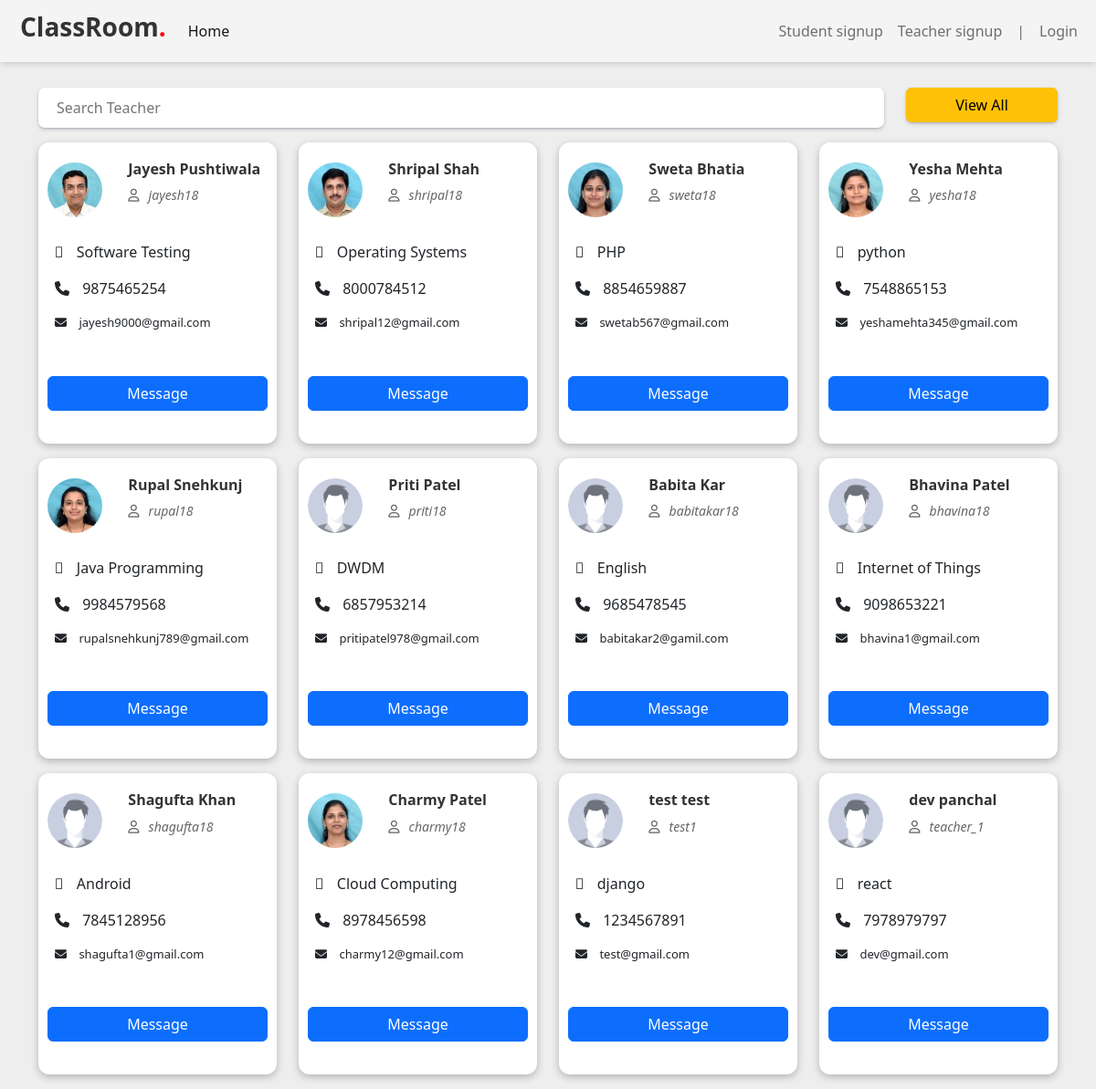
The app's page /classroom/teachers_list/ with its own data.
### classroom/models.py (models this page shows, shortened)
class Teacher(models.Model):
    user = models.OneToOneField(
        User, on_delete=models.CASCADE, primary_key=True, related_name='Teacher')
    name = models.CharField(max_length=250)
    subject_name = models.CharField(max_length=200, blank=True)
    email = models.EmailField(max_length=254)
    phone = models.IntegerField()
    teacher_profile_pic = models.ImageField(
        upload_to="classroom/teacher_profile_pic", blank=True)
    class_students = models.ManyToManyField(Student, through="StudentsInClass")

class User(AbstractUser):
    is_student = models.BooleanField(default=False)
    is_teacher = models.BooleanField(default=False)

### classroom/views.py (the view)
# urls.py: path('teachers_list/',views.teachers_list,name="teachers_list"),
def teachers_list(request):
    query = request.GET.get("q", None)
    qs = Teacher.objects.all()
    if query is not None:
        qs = qs.filter(
            Q(name__icontains=query)
        )
    context = {
        "teachers_list": qs,
    }
    template = "classroom/teachers_list.html"
    return render(request, template, context)

### template/classroom/teachers_list.html
{% extends "classroom/base.html" %} {% load static %} {% block content %}
<div>
    <div class="container">
        <div class="row mt-5 pt-5">
            <div class="col-lg-10">
                <form method='GET' action="{% url 'classroom:teachers_list' %}">
                    <p><input type='search' class="search" name='q' placeholder='Search Teacher'></p>
                </form>
            </div>
            <div class="col-lg-2">
                <a href="{% url 'classroom:teachers_list' %}" class="btn btn-warning w-100" style="box-shadow: rgba(50, 50, 93, 0.25) 0px 2px 5px -1px, rgba(0, 0, 0, 0.3) 0px 1px 3px -1px; ">View
          All</a>
            </div>
        </div>
    </div>
    <div class="container">
        <div class="row d-flex justify-content-start" style="flex-wrap:wrap;">
            {% for teacher in teachers_list %}
            <div class="col-lg-3  col-md-4 mb-3">
                <div class="t-profile-css">
                    <div class="row upper-profile d-flex align-items-center">
                        <div class="col-4">
                            <div class="t-avatar">
                                {% if teacher.teacher_profile_pic %}
                                <img src="{{ teacher.teacher_profile_pic.url }}" alt=""> {% else %}
                                <img src="{% static 'images/avatar.jpg' %}" alt=""> {% endif %}
                            </div>
                        </div>
                        <div class="col-8">
                            <h4>{{ teacher.name }}</h4>
                            <p><i class="far fa-user"></i>{{teacher.user.username }}</p>
                        </div>
                    </div>
                    <div class="profile-details mt-3">
                        <p><i class="fal fa-user-tag"></i> {{ teacher.subject_name }}</p>
                        <p><i class="fa-solid fa-phone"></i> {{teacher.phone }}</p>
                        <p><i class="fa-solid fa-envelope"></i> {{teacher.email }}</p>
                    </div>
                    <br>
                    <a href="{% url 'classroom:write_message' pk=teacher.pk %}">
                        <p class="btn btn-primary btn-x">Message</p>
                    </a>
                </div>
            </div>
            {% endfor %}
        </div>
    </div>
</div>
{% endblock %}

### template/classroom/base.html (shortened to what this page needs)
<!DOCTYPE html> {% load static %}
<html lang="en" dir="ltr">
<head>
    <meta name="viewport" content="width=device-width, initial-scale=1.0"> {% load static %}
    <link rel="stylesheet" href="{% static 'css/aos.scss' %}">
    <link rel="stylesheet" href="https://unpkg.com/aos@next/dist/aos.css" />
    <link rel="stylesheet" href="{% static 'css/bootstrap.min.css' %}">
    <link rel="stylesheet" href="{% static 'css/style.css' %}">
    <link rel="stylesheet" href="https://pro.fontawesome.com/releases/v5.10.0/css/all.css" />
    <link rel="stylesheet" href="https://pro.fontawesome.com/releases/v5.10.0/css/all.css" />
    <link rel="stylesheet" href="https://cdnjs.cloudflare.com/ajax/libs/font-awesome/6.1.1/css/all.min.css"
    />
    <link href="{% static 'fontawesomefree/css/solid.css' %}" rel="stylesheet" type="text/css">
</head>
<body>
    <nav class="navbar navbar-expand-lg bg-light">
        <div class="container-fluid">
            <a class="navbar-brand" href="/">
                <div class="logo">
                    <h2 style="font-weight: 700; color:#333; font-size:28px; padding-left: 10px;">ClassRoom<span style="color:red;">.</span></h2>
                </div>
            </a>
            <div class="collapse navbar-collapse" id="navbarNavDropdown">
                <ul class="navbar-nav">
                    {% if user.is_authenticated %} {% if user.is_student %}
                    <li class="nav-item">
                        <a class="nav-link active" href="/classroom/studentclass/">Classroom</a>
                    </li>
                    &nbsp;
                    <li class="nav-item">
                        <a class="nav-link" href="{% url 'classroom:class_notice' pk=user.pk %}">Notice</a>
                    </li>
                    &nbsp;
                    <li class="nav-item">
                        <a class="nav-link" href="{% url 'classroom:class_assignment' %}">Assignment</a>
                    </li>
                    {% endif %} {% if user.is_teacher %}
                    <li class="nav-item">
                        <a class="nav-link" href="{% url 'classroom:dashboard' %}">Dashbaord</a>
                    </li>
                    {% endif %} {% else %}
                    <li class="nav-item">
                        <a class="nav-link active" aria-current="page" href="/">Home</a>
                    </li>
                    &nbsp; {% endif %}
                </ul>
            </div>
            <div class="d-flex">
                <ul class="navbar-nav">
                    <li class="nav-item dropdown">
                        <a class="nav-link " href="#">
              {% if user.is_authenticated %}
              <span> Hello,{{user.username}}</span>
            </a>
                    </li>
                    <li class="nav-item">
                        <a class="nav-link" href="{% url 'classroom:logout' %}">logout</a>
                    </li>
                    {% else %}
                    <li class="nav-item"><a class="nav-link" href="{% url 'classroom:StudentSignUp' %}">Student signup</a></li>
                    <li class="nav-item"><a class="nav-link" href="{% url 'classroom:TeacherSignUp' %}">Teacher signup</a></li>
                    <li class="nav-item"> <span class="nav-link">| </span> </li>
                    <li class="nav-item"><a class="nav-link" href="{% url 'classroom:login' %}">Login</a></li>
                    {% endif %}
                    </li>
                </ul>
            </div>
        </div>
    </nav>
     {% block content %} {% endblock content %}
</body>
</html>

### static/css/style.css (style rules this page uses)
:root { --p-color: #75E6DA; --s-color: #30E3CA; --t-color: #40514E; --b-color: #E4F9F5; }
body { background: rgb(238, 238, 238); }
html { scroll-behavior: smooth; }
.bg-light { background-color: #f4f4f4 !important; box-shadow: rgba(0, 0, 0, 0.1) 0px 4px 6px -1px, rgba(0, 0, 0, 0.06) 0px 2px 4px -1px; }
.navbar { position: fixed; top: 0; right: 0; left: 0; z-index: 100; }
.navbar-brand { font-weight: 600; font-size: 20px; }
.btn-x { width: 100% !important; }
.upper-profile .col-8 h4 { font-size: 16px; color: #333; font-weight: 600; }
.t-avatar { width: 60px; height: 60px; border-radius: 50%; overflow: hidden; }
.t-avatar img { width: 100%; }
.upper-profile .col-8 i { font-size: 14px; color: #666; margin-right: 10px; }
.upper-profile .col-8 p { font-size: 14px; color: #666; font-style: italic; }
.profile-details { padding: 8px; border-radius: 12px; background: #fff; }
.profile-details p:nth-child(3) { font-size: 13px; }
.t-profile-css { box-shadow: rgba(0, 0, 0, 0.05) 0px 6px 24px 0px, rgba(0, 0, 0, 0.08) 0px 0px 0px 1px; border-radius: 12px; padding: 20px 10px; background: #fff; box-shadow: rgba(0, 0, 0, 0.24) 0px 3px 8px; }
.search { padding: 10px 20px; width: 100%; color: #666; border-radius: 7px; border: none; box-shadow: rgba(50, 50, 93, 0.25) 0px 2px 5px -1px, rgba(0, 0, 0, 0.3) 0px 1px 3px -1px; }
.profile-details p i { margin-right: 10px; }

### records on screen
Teacher: teacher_profile_pic (picture), name "Jayesh Pushtiwala", user.username "jayesh18", subject_name "Software Testing", phone "9875465254", email "jayesh9000@gmail.com"
Teacher: teacher_profile_pic (picture), name "Shripal Shah", user.username "shripal18", subject_name "Operating Systems", phone "8000784512", email "shripal12@gmail.com"
Teacher: teacher_profile_pic (picture), name "Sweta Bhatia", user.username "sweta18", subject_name "PHP", phone "8854659887", email "swetab567@gmail.com"
Teacher: teacher_profile_pic (picture), name "Yesha Mehta", user.username "yesha18", subject_name "python", phone "7548865153", email "yeshamehta345@gmail.com"
Teacher: teacher_profile_pic (picture), name "Rupal Snehkunj", user.username "rupal18", subject_name "Java Programming", phone "9984579568", email "rupalsnehkunj789@gmail.com"
Teacher: name "Priti Patel", user.username "priti18", subject_name "DWDM", phone "6857953214", email "pritipatel978@gmail.com"
Teacher: name "Babita Kar", user.username "babitakar18", subject_name "English", phone "9685478545", email "babitakar2@gamil.com"
Teacher: name "Bhavina Patel", user.username "bhavina18", subject_name "Internet of Things", phone "9098653221", email "bhavina1@gmail.com"
Teacher: name "Shagufta Khan", user.username "shagufta18", subject_name "Android", phone "7845128956", email "shagufta1@gmail.com"
Teacher: teacher_profile_pic (picture), name "Charmy Patel", user.username "charmy18", subject_name "Cloud Computing", phone "8978456598", email "charmy12@gmail.com"
Teacher: name "test test", user.username "test1", subject_name "django", phone "1234567891", email "test@gmail.com"
Teacher: name "dev panchal", user.username "teacher_1", subject_name "react", phone "7978979797", email "dev@gmail.com"
